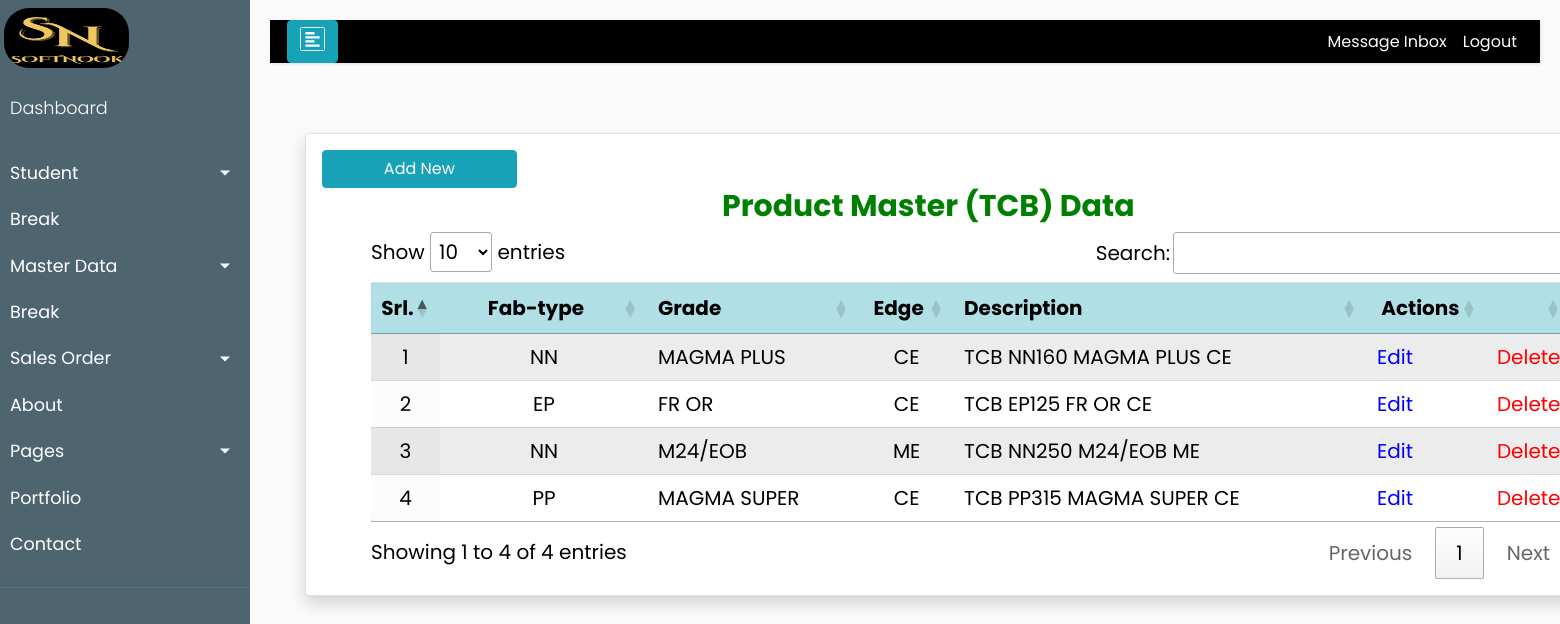
Page /product/prod-tcb-crud/ (signed in) on the earlier database version.
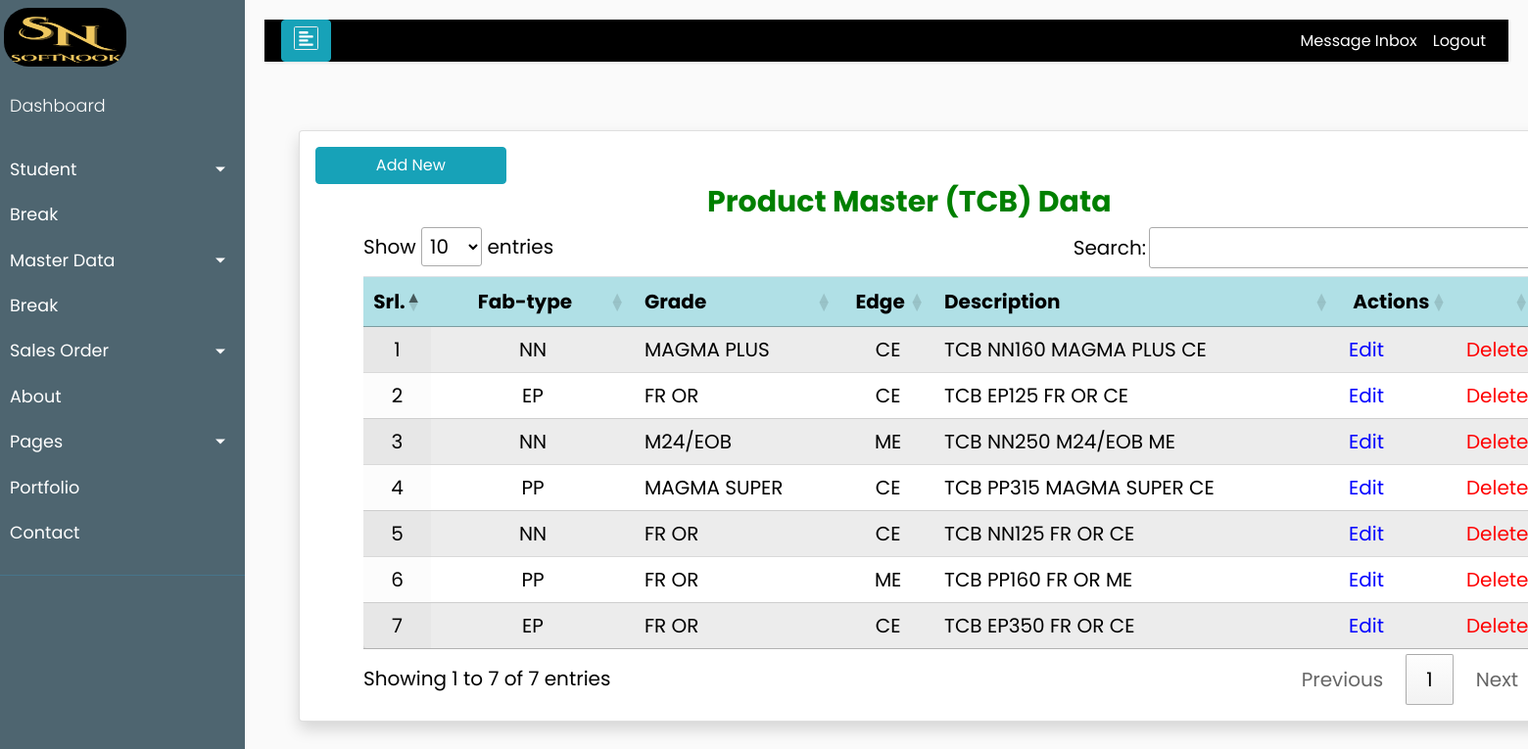
Same page on the later database version.
### product/models.py (models this page shows, shortened)
class Product(models.Model):
    prod_code = models.CharField(verbose_name='Prod-Code', max_length=10, unique=True, null=True, blank=True)
    PROD_CHOICES    = (
 		 (None, 'Select'),
         ('01', 'SCB'),
         ('02', 'TCB'),
         ('03', 'S-PIPE'),
         ('04', 'T-PIPE'),
	)
    prod_tag        = models.CharField(verbose_name='Prod-Catg', max_length=7,
	                                  choices=PROD_CHOICES, null=True, blank=True)
    FAB_CHOICES     = (
 		 (None, 'Select'),
         ('01', 'NN'),
         ('02', 'EP'),
         ('03', 'PP'),
	)
    fab_type        = models.CharField(verbose_name='Fab-type', max_length=5,
	                                  choices=FAB_CHOICES, null=True, blank=True)
    FAB_DSG  = (
         (None, 'Select'),
         ('01', '90'),
         ('02', '100'),
         ('03', '125'),
         ('04', '160'),
         ('05', '200'),
         ('06', '250'),
         ('07', '315'),
         ('08', '350'),
         ('09', '400'),
         ('10', '450'),
         ('11', '500'),
    )
    fab_str         = models.CharField(verbose_name='Fab-Style', max_length=3,
	                                  choices=FAB_DSG, null=True, blank=True)
    grade           = models.ForeignKey("Grade", verbose_name="Grade", on_delete=models.CASCADE, null=True, blank=True)
    EDGE_CHOICES = (
 		 (None, 'Select'),
         ('01', 'CE'),
         ('02', 'ME'),
	)
    edge            = models.CharField(verbose_name='Edge', max_length=5,choices=EDGE_CHOICES, null=True, blank=True)
    ST_CHOICES = (
            (None, 'Select'),
            ('ST 1000','ST 1000'),
            ('ST 1250','ST 1250'),
            ('ST 1400','ST 1400'),
            ('ST 1600','ST 1600'),
            ('ST 1800','ST 1800'),
            ('ST 2000','ST 2000'),
            ('ST 2500','ST 2500'),
            ('ST 2800','ST 2800'),
            ('ST 3150','ST 3150'),
            ('ST 3500','ST 3500'),
            ('ST 4000','ST 4000'),
            ('ST 4500','ST 4500'),
            ('ST 5000','ST 5000'),
            ('ST 5400','ST 5400'),
            ('ST 6300','ST 6300'),
            ('ST 6800','ST 6800'),
            ('ST 7500','ST 7500'),
            ('ST 2250','ST 2250'),
	)
    st_rating       = models.CharField(verbose_name='Strength', max_length=7,choices=ST_CHOICES, null=True, blank=True)
    STCON_CHOICES   = (
 		 (None, 'Select'),
         ('01', '7x7'),
         ('02', '7x19'),
	)
    cord_const      = models.CharField(verbose_name='Cord Const.', max_length=15,choices=STCON_CHOICES, null=True, blank=True)
    prod_des        = models.CharField(verbose_name='Item Description', max_length=250, null=True, blank=True)
    created_date    = models.DateTimeField(auto_now_add=True)
    modified_date   = models.DateTimeField(auto_now=True)
    email 	        = models.ForeignKey(Account,verbose_name="email key", on_delete=models.CASCADE, null=True, blank=True)

class Grade(models.Model):
    name    = models.CharField(max_length=50,null=True, blank=True)
    skim1   = models.CharField(verbose_name='NN-Skim',max_length=30,null=True, blank=True)
    skim2   = models.CharField(verbose_name='EP-Skim',max_length=30,null=True, blank=True)
    covr1   = models.CharField(verbose_name='NN-Cover',max_length=30,null=True, blank=True)
    covr2   = models.CharField(verbose_name='EP-Cover',max_length=30,null=True, blank=True)
    group   = models.CharField(verbose_name='Group',max_length=30,null=True, blank=True)
    def __str__(self):
        return self.name

### product/views.py (the view)
# urls.py: path('prod-tcb-crud/', prod_TCB_CRUD, name='prod-tcb-crud'),
def prod_TCB_CRUD(request):
    user_id = request.session['user_id']
    account = Account.objects.get(id=user_id)
    qs=Product.objects.all()
    context={
        "queryset":qs,
    }
    return render(request, "product/CRUD_table_form.html", context)

### product/templates/product/CRUD_table_form.html (shortened to what this page needs)
{% extends 'base.html' %}
{% load static %}
	{% block content %}
  </head>
  <body>
	<br>
    <main role="main" class="container" >
	  <div class="card shadow p-3 mb-5 bg-white rounded" style="width:120%;margin-top:5px;">
		<a class="btn btn-info" style="width:15%;" href="{% url 'product:prod-tcb-create'%}">Add New</a>
		<table id="product" class = "table sts table-striped rounded shadow display " style="width:100% ">
				<h2 style="color:green;font-weight:bolder;font-size:30px;margin-left:400px;">Product Master (TCB) Data</h2>
				<thead class="sticky">
					<tr style="background-color:powderblue;" >
						<th style="text-align: center;color:black; width:2%">Srl.</th>
						<th style="text-align: center;color:black; width:20%">Fab-type</th>
						<th style="text-align: left;color:black; width:20%">Grade</th>
						<th style="text-align: center;color:black; width:8%">Edge</th>
						<th style="text-align: left;color:black;width:40%">Description</th>
						<th style="text-align: left;color:black; width:10%">&nbspActions</th>
						<th></th>
					</tr>
				</thead>
				<tbody>
				{% for item in queryset %}
					<tr>
						<td style="text-align: center;">{{ forloop.counter }}</td>
						<td style="text-align: center;">{{ item.get_fab_type_display }}</td>
						<td style="text-align: left;">{{ item.grade }}</td>
						<td style="text-align: center;">{{ item.get_edge_display }}</td>
						<td style="text-align: left;">{{ item.prod_des }}</td>
						<td><a style="text-align: right;color:blue;" href="{% url 'product:edit-tcb-product' product_id=item.id %}">Edit</a></td>
						<td><a style="text-align: right;color:red;" href="{% url 'product:product-delete' product_id=item.id %}">Delete</a></td>
					</tr>
				{% endfor %}
				</tbody>
		</table>
	</div>
    </main>
{% endblock content %}

Differences in the rows shown:
added Product: fab_type "NN", grade "FR OR", edge "CE", prod_des "TCB NN125 FR OR CE"
added Product: fab_type "PP", grade "FR OR", edge "ME", prod_des "TCB PP160 FR OR ME"
added Product: fab_type "EP", grade "FR OR", edge "CE", prod_des "TCB EP350 FR OR CE"
Other differences:
text written by a page script: "Show entries Search: Showing 1 to 4 of 4 entries Previous 1 Next" → "Show entries Search: Showing 1 to 7 of 7 entries Previous 1 Next"
